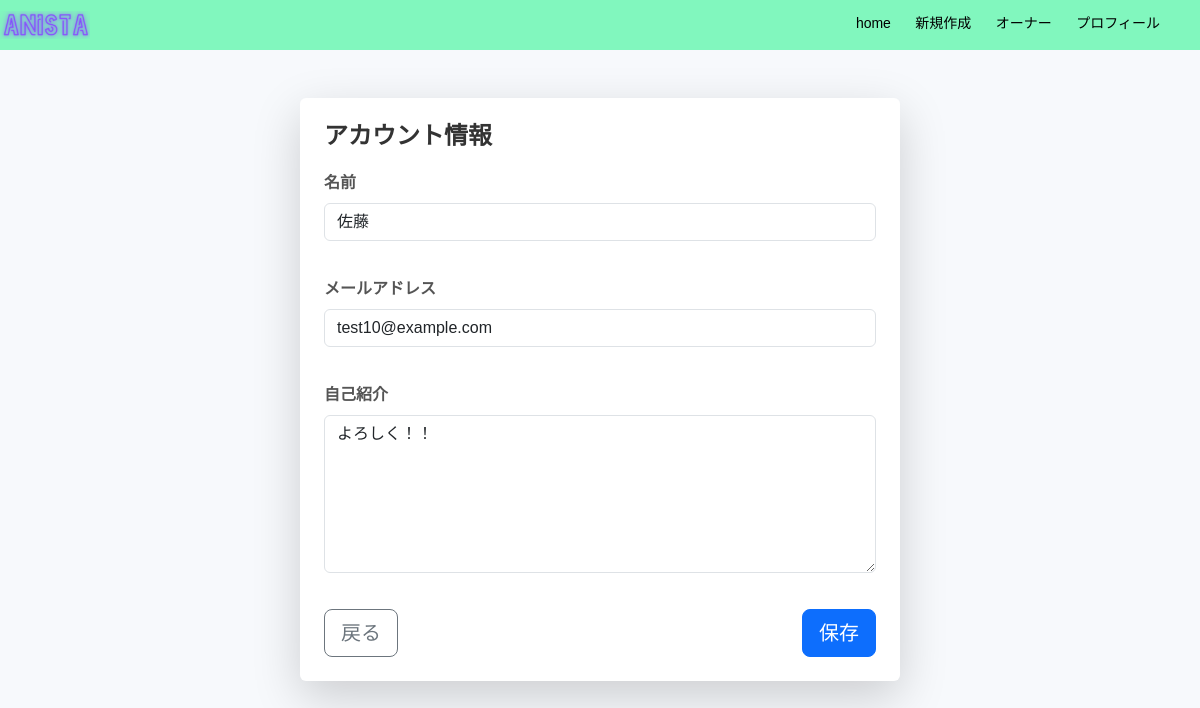
Screenshot of /accounts/users/profile_edit/ (signed in) with the database file from the repository.
### accounts/models.py (models this page shows, shortened)
class User(AbstractBaseUser, PermissionsMixin):
    username = models.CharField(max_length=255, unique=True)
    email = models.EmailField(unique=True)
    description = models.TextField(blank=True, default="")
    is_active = models.BooleanField(default=True)
    is_staff = models.BooleanField(default=False)
    icon = models.ImageField(upload_to="icons", null=True, blank=True)
    created_at = models.DateTimeField(auto_now_add=True)
    updated_at = models.DateTimeField(auto_now=True)
    objects = UserManager()
    USERNAME_FIELD = "email"
    REQUIRED_FIELDS = ["username"]

### accounts/views.py (the view, shortened to what this page needs)
# urls.py: path('users/profile_edit/', views.profile_edit, name="profile_edit"),
@login_required
def profile_edit(request):
    return render(request, "accounts/profile_edit.html")

### accounts/templates/accounts/profile_edit.html (shortened to what this page needs)
{% extends 'navigation.html' %}
{% load django_bootstrap5 %}
{% block main %}
{% load static %}
<link rel="stylesheet" href="{% static 'polls/profile_edit.css' %}">
<div class="container mt-5">
    <div class="box2 p-4 rounded shadow-lg bg-white">
        <section>
            <header>
              <h2 class="account-info-title">アカウント情報</h2>
            </header>
            <form method="post" action="{% url 'profile_edit' %}" class="space-y-4" enctype="multipart/form-data">
                <div class="mb-3">
                    <label class="form-label" for="username">名前</label>
                    <input value="{{ request.user.username }}" class="form-control" name="username" type="text" required="required" />
                </div>
                <div class="mb-3">
                    <label class="form-label" for="email">メールアドレス</label>
                    <input value="{{ request.user.email }}" class="form-control" name="email" type="email" />
                </div>
                <div class="mb-3">
                    <label class="form-label" for="description">自己紹介</label>
                    <textarea class="form-control" name="description" rows="6">{{ request.user.description }}</textarea>
                </div>
                <div class="d-flex justify-content-between">
                    <a href="{% url 'profile' %}" class="btn btn-outline-secondary btn-lg">戻る</a>
                    <button type="submit" class="btn btn-primary btn-lg">保存</button>
                </div>
            </form>
        </section>
    </div>
</div>
{% endblock %}

### accounts/static/polls/profile_edit.css (style rules this page uses)
body { background-color: #f7f9fc; font-family: Arial, sans-serif; }
.box2 { width: 100%; max-width: 600px; margin: 0 auto; padding: 20px; background-color: #ffffff; border-radius: 10px; box-shadow: 0 2px 8px rgba(0, 0, 0, 0.1); }
h2 { font-size: 24px; font-weight: bold; margin-bottom: 20px; color: #333333; }
form { display: flex; flex-direction: column; gap: 20px; }
label { font-size: 16px; font-weight: bold; color: #555555; }
input, textarea { width: 100%; padding: 12px; font-size: 16px; border: 1px solid #ddd; border-radius: 8px; transition: all 0.3s ease; }
textarea { resize: vertical; min-height: 150px; }
button { padding: 10px 20px; font-size: 16px; border: none; border-radius: 8px; color: white; background-color: #007bff; cursor: pointer; transition: background-color 0.3s ease; }
.box2 { padding: 30px; }

### rows the page displays
User: username "佐藤", email "test10@example.com", description "よろしく！！"
